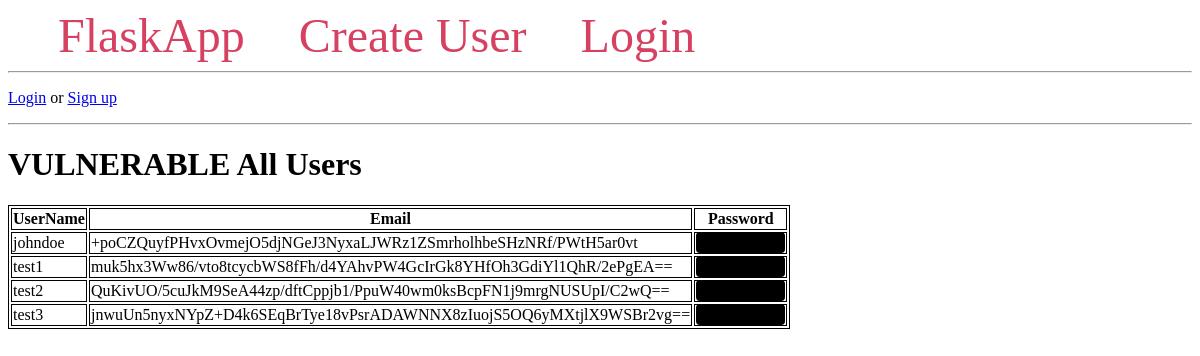
The page / on the database its author committed.
### tables this page shows
CREATE TABLE users(
    user_id INTEGER PRIMARY KEY AUTOINCREMENT,
    user_name TEXT NOT NULL UNIQUE,
    email TEXT NOT NULL UNIQUE,
    password TEXT NOT NULL,
    created_at TIMESTAMP DEFAULT CURRENT_TIMESTAMP
);

### app.py (the view)
@app.route('/')
def index():
    conn = get_db_connection()
    all_users = conn.execute('SELECT * FROM users').fetchall()
    conn.close()
    decrypted_users = []
    for user in all_users:
        user_dict = dict(user)
        user_dict['user_name'] = user['user_name']  # convert Row object to dictionary
        user_dict['password'] = user['password']
        if user and (user['user_name'] == session.get('username')):     #if a user is logged in, show that user's decrypted email
            user_dict['email'] = AES_DECRYPT(user['email'], global_key)
        else:
            user_dict['email'] = user['email']
        decrypted_users.append(user_dict)
    return render_template('index.html', all_users=decrypted_users)

### app.py (called while the page is built)
def get_db_connection():
    conn = sqlite3.connect('vulnerable_database.db')
    conn.row_factory = sqlite3.Row
    return conn

### templates/index.html
{% extends 'base.html' %}
{% block content %}
    <h1>{% block title %} VULNERABLE All Users {% endblock %}</h1>
    <table>
        <tr>
            <th>UserName</th>
            <th>Email</th>
            <th>Password</th>
        </tr>
        {% for user in all_users %}
            <tr>
                <td>{{ user['user_name'] }}</td>
                <td>{{ user['email'] }}</td>
                <td><span class="hidden-password" title = "{{ user['password'] }}">■■■■■■■■</span></td>
            </tr>
        {% endfor %}
    </table>
{% endblock %}

### templates/base.html (shortened to what this page needs)
<!DOCTYPE html>
<html lang="en">
<head>
</head>
<body>
    <nav>
        <a href="{{ url_for('index') }}">FlaskApp</a>
        <a href="{{ url_for('create_account') }}">Create User</a>
        <a href="{{ url_for('login') }}">Login</a>
    </nav>
    <hr>
        {% if session.get('username') %}
            <p>Welcome, {{ session.username }}! <a href="{{ url_for('logout') }}">Logout</a></p>
        {% else %}
            <p><a href="{{ url_for('login') }}">Login</a> or <a href="{{ url_for('create_account') }}">Sign up</a></p>
        {% endif %}
    <hr>
    <div class="content">
        {% block content %} {% endblock %}
    </div>
</body>
</html>

### templates/base.html (style rules this page uses)
nav a { color: #d64161; font-size: 3em; margin-left: 50px; text-decoration: none; }
table, th, td { border: 1px solid black; }
.hidden-password { background-color: black; color: black; padding: 2px 6px; border-radius: 4px; cursor: help; }

### rows shown on the page
users: user_name "johndoe", email "+poCZQuyfPHvxOvmejO5djNGeJ3NyxaLJWRz1ZSmrholhbeSHzNRf/PWtH5ar0vt"
users: user_name "test1", email "muk5hx3Ww86/vto8tcycbWS8fFh/d4YAhvPW4GcIrGk8YHfOh3GdiYl1QhR/2ePgEA=="
users: user_name "test2", email "QuKivUO/5cuJkM9SeA44zp/dftCppjb1/PpuW40wm0ksBcpFN1j9mrgNUSUpI/C2wQ=="
users: user_name "test3", email "jnwuUn5nyxNYpZ+D4k6SEqBrTye18vPsrADAWNNX8zIuojS5OQ6yMXtjlX9WSBr2vg=="
